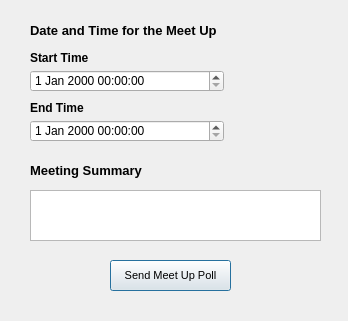
<?xml version="1.0" encoding="UTF-8"?>
<ui version="4.0">
 <class>Dialog</class>
 <widget class="QDialog" name="Dialog">
  <property name="geometry">
   <rect>
    <x>0</x>
    <y>0</y>
    <width>348</width>
    <height>321</height>
   </rect>
  </property>
  <property name="windowTitle">
   <string>Meet Up Poll Dialog</string>
  </property>
  <widget class="QLabel" name="label">
   <property name="geometry">
    <rect>
     <x>30</x>
     <y>20</y>
     <width>281</width>
     <height>21</height>
    </rect>
   </property>
   <property name="font">
    <font>
     <pointsize>10</pointsize>
     <weight>75</weight>
     <bold>true</bold>
    </font>
   </property>
   <property name="text">
    <string>Date and Time for the Meet Up</string>
   </property>
  </widget>
  <widget class="QDateTimeEdit" name="dateTimeEdit">
   <property name="geometry">
    <rect>
     <x>30</x>
     <y>70</y>
     <width>194</width>
     <height>22</height>
    </rect>
   </property>
  </widget>
  <widget class="QLabel" name="label_2">
   <property name="geometry">
    <rect>
     <x>30</x>
     <y>50</y>
     <width>71</width>
     <height>16</height>
    </rect>
   </property>
   <property name="font">
    <font>
     <weight>75</weight>
     <bold>true</bold>
    </font>
   </property>
   <property name="text">
    <string>Start Time</string>
   </property>
  </widget>
  <widget class="QLabel" name="label_3">
   <property name="geometry">
    <rect>
     <x>30</x>
     <y>100</y>
     <width>71</width>
     <height>16</height>
    </rect>
   </property>
   <property name="font">
    <font>
     <weight>75</weight>
     <bold>true</bold>
    </font>
   </property>
   <property name="text">
    <string>End Time</string>
   </property>
  </widget>
  <widget class="QDateTimeEdit" name="dateTimeEdit_2">
   <property name="geometry">
    <rect>
     <x>30</x>
     <y>120</y>
     <width>194</width>
     <height>22</height>
    </rect>
   </property>
  </widget>
  <widget class="QLabel" name="label_4">
   <property name="geometry">
    <rect>
     <x>30</x>
     <y>160</y>
     <width>211</width>
     <height>21</height>
    </rect>
   </property>
   <property name="font">
    <font>
     <pointsize>10</pointsize>
     <weight>75</weight>
     <bold>true</bold>
    </font>
   </property>
   <property name="text">
    <string>Meeting Summary</string>
   </property>
  </widget>
  <widget class="QTextEdit" name="textEdit">
   <property name="geometry">
    <rect>
     <x>30</x>
     <y>190</y>
     <width>291</width>
     <height>51</height>
    </rect>
   </property>
  </widget>
  <widget class="QPushButton" name="pushButton_15">
   <property name="geometry">
    <rect>
     <x>110</x>
     <y>260</y>
     <width>121</width>
     <height>31</height>
    </rect>
   </property>
   <property name="font">
    <font>
     <pointsize>8</pointsize>
    </font>
   </property>
   <property name="text">
    <string>Send Meet Up Poll</string>
   </property>
   <property name="default">
    <bool>true</bool>
   </property>
  </widget>
 </widget>
 <resources/>
 <connections/>
</ui>
